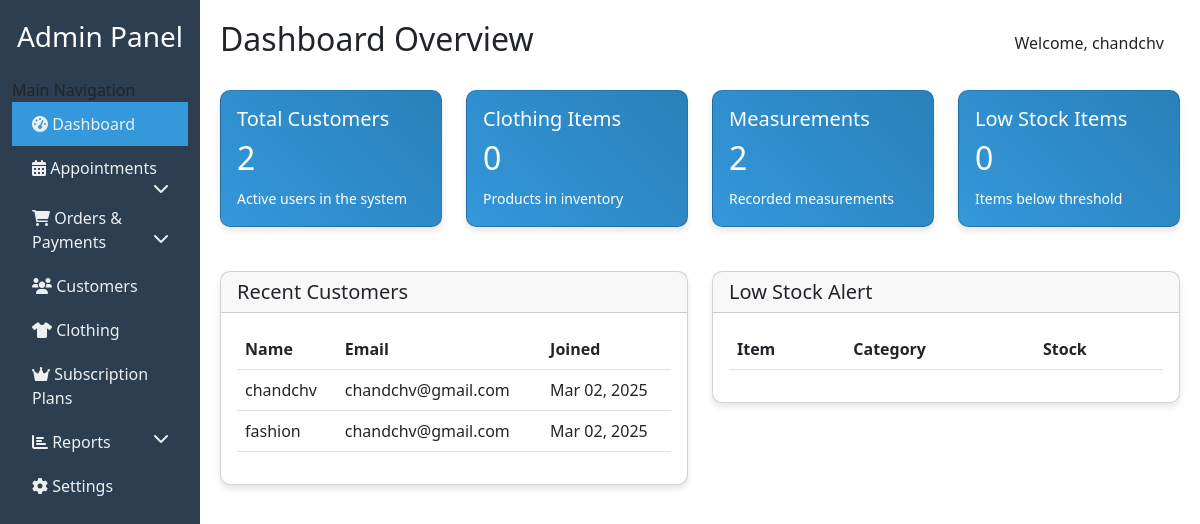
The page /custom-admin/ (signed in) on the database its author committed.
### sub_app/models.py (models this page shows)
class User(AbstractUser):
    print("Setting up User model fields")
    phone = models.CharField(max_length=15, unique=True)
    address = models.TextField()
    preferences = models.TextField(blank=True, null=True)  # Style preferences
    measurements = models.JSONField(default=dict)  # Store measurements in JSON format
    stylist = models.ForeignKey('Stylist', on_delete=models.SET_NULL, null=True, blank=True, related_name='client_users')
    style_quiz_completed = models.BooleanField(default=False)
    style_preferences = models.JSONField(default=dict)  # Store detailed style quiz responses
    shipping_address = models.TextField()
    billing_address = models.TextField(blank=True, null=True)
    email_notifications = models.BooleanField(default=True)
    sms_notifications = models.BooleanField(default=True)

### sub_app/views_admin.py (the view)
# urls.py: path('custom-admin/', views_admin.custom_admin_dashboard, name='custom_admin_dashboard'),
@user_passes_test(is_admin, login_url='login')
def custom_admin_dashboard(request):
    total_customers = User.objects.count()
    total_clothing_items = ClothingItem.objects.count()
    total_measurements = CustomerMeasurement.objects.count()
    low_stock_threshold = 10
    low_stock_items = ClothingItem.objects.filter(stock__lt=low_stock_threshold).count()
    recent_customers = User.objects.order_by('-date_joined')[:5]
    low_stock_items_list = ClothingItem.objects.filter(
        stock__lt=low_stock_threshold
    ).order_by('stock')[:5]
    context = {
        'total_customers': total_customers,
        'total_clothing_items': total_clothing_items,
        'total_measurements': total_measurements,
        'low_stock_items': low_stock_items,
        'recent_customers': recent_customers,
        'low_stock_items_list': low_stock_items_list,
    }
    return render(request, 'admin_dashboard/dashboard.html', context)

### sub_app/views_admin.py (called while the page is built)
def is_admin(user):
    return user.is_authenticated and user.is_staff

### sub_app/templates/admin_dashboard/dashboard.html (shortened to what this page needs)
{% extends "admin_dashboard/base.html" %}
{% block page_title %}Dashboard Overview{% endblock %}
{% block content %}
<div class="row">
    <div class="col-md-3">
        <div class="card dashboard-card stats-card">
            <div class="card-body">
                <h5 class="card-title">Total Customers</h5>
                <h2 class="card-text">{{ total_customers }}</h2>
                <p class="mb-0"><small>Active users in the system</small></p>
            </div>
        </div>
    </div>
    <div class="col-md-3">
        <div class="card dashboard-card stats-card">
            <div class="card-body">
                <h5 class="card-title">Clothing Items</h5>
                <h2 class="card-text">{{ total_clothing_items }}</h2>
                <p class="mb-0"><small>Products in inventory</small></p>
            </div>
        </div>
    </div>
    <div class="col-md-3">
        <div class="card dashboard-card stats-card">
            <div class="card-body">
                <h5 class="card-title">Measurements</h5>
                <h2 class="card-text">{{ total_measurements }}</h2>
                <p class="mb-0"><small>Recorded measurements</small></p>
            </div>
        </div>
    </div>
    <div class="col-md-3">
        <div class="card dashboard-card stats-card">
            <div class="card-body">
                <h5 class="card-title">Low Stock Items</h5>
                <h2 class="card-text">{{ low_stock_items }}</h2>
                <p class="mb-0"><small>Items below threshold</small></p>
            </div>
        </div>
    </div>
</div>
<div class="row mt-4">
    <div class="col-md-6">
        <div class="card dashboard-card">
            <div class="card-header">
                <h5 class="card-title mb-0">Recent Customers</h5>
            </div>
            <div class="card-body">
                <div class="table-responsive">
                    <table class="table">
                        <thead>
                            <tr>
                                <th>Name</th>
                                <th>Email</th>
                                <th>Joined</th>
                            </tr>
                        </thead>
                        <tbody>
                            {% for user in recent_customers %}
                            <tr>
                                <td>{{ user.get_full_name|default:user.username }}</td>
                                <td>{{ user.email }}</td>
                                <td>{{ user.date_joined|date:"M d, Y" }}</td>
                            </tr>
                            {% endfor %}
                        </tbody>
                    </table>
                </div>
            </div>
        </div>
    </div>
    <div class="col-md-6">
        <div class="card dashboard-card">
            <div class="card-header">
                <h5 class="card-title mb-0">Low Stock Alert</h5>
            </div>
            <div class="card-body">
                <div class="table-responsive">
                    <table class="table">
                        <thead>
                            <tr>
                                <th>Item</th>
                                <th>Category</th>
                                <th>Stock</th>
                            </tr>
                        </thead>
                    </table>
                </div>
            </div>
        </div>
    </div>
</div>
{% endblock %}

### sub_app/templates/admin_dashboard/base.html (shortened to what this page needs)
<!DOCTYPE html>
<html lang="en">
<head>
    <link href="https://cdn.jsdelivr.net/npm/bootstrap@5.3.0/dist/css/bootstrap.min.css" rel="stylesheet">
    <link href="https://cdnjs.cloudflare.com/ajax/libs/font-awesome/6.0.0/css/all.min.css" rel="stylesheet">
</head>
<body>
    <div class="container-fluid">
        <div class="row">
            <div class="col-md-2 sidebar">
                <h3 class="text-white text-center mb-4">Admin Panel</h3>
                <div class="sidebar-heading">
                    Main Navigation
                </div>
                <ul class="nav flex-column">
                    <li class="nav-item">
                        <a class="nav-link {% if request.resolver_match.url_name == 'custom_admin_dashboard' %}active{% endif %}"
                           href="{% url 'custom_admin_dashboard' %}">
                            <i class="fas fa-tachometer-alt"></i> Dashboard
                        </a>
                    </li>
                    <li class="nav-item">
                        <a class="nav-link {% if 'appointment' in request.path %}active{% endif %}"
                           href="#appointmentSubmenu" data-bs-toggle="collapse">
                            <i class="fas fa-calendar-alt"></i> Appointments
                            <i class="fas fa-chevron-down float-end"></i>
                        </a>
                    </li>
                    <li class="nav-item">
                        <a class="nav-link {% if 'order' in request.path or 'payment' in request.path %}active{% endif %}"
                           href="#orderSubmenu" data-bs-toggle="collapse">
                            <i class="fas fa-shopping-cart"></i> Orders & Payments
                            <i class="fas fa-chevron-down float-end"></i>
                        </a>
                    </li>
                    <li class="nav-item">
                        <a class="nav-link {% if request.resolver_match.url_name == 'custom_admin_customers' %}active{% endif %}"
                           href="{% url 'custom_admin_customers' %}">
                            <i class="fas fa-users"></i> Customers
                        </a>
                    </li>
                    <li class="nav-item">
                        <a class="nav-link {% if request.resolver_match.url_name == 'custom_admin_clothing' %}active{% endif %}"
                           href="{% url 'custom_admin_clothing' %}">
                            <i class="fas fa-tshirt"></i> Clothing
                        </a>
                    </li>
                    <li class="nav-item">
                        <a class="nav-link {% if 'plans' in request.path %}active{% endif %}"
                           href="{% url 'subscription_plans' %}">
                            <i class="fas fa-crown"></i> Subscription Plans
                        </a>
                    </li>
                    <li class="nav-item">
                        <a class="nav-link" href="#reportsSubmenu" data-bs-toggle="collapse">
                            <i class="fas fa-chart-bar"></i> Reports
                            <i class="fas fa-chevron-down float-end"></i>
                        </a>
                    </li>
                    <li class="nav-item">
                        <a class="nav-link" href="#">
                            <i class="fas fa-cog"></i> Settings
                        </a>
                    </li>
                </ul>
            </div>
            <div class="col-md-10 main-content">
                <div class="d-flex justify-content-between align-items-center mb-4">
                    <h2>{% block page_title %}Dashboard{% endblock %}</h2>
                    <div class="user-info">
                        <span class="me-3">Welcome, {{ request.user.username }}</span>
                    </div>
                </div>
                {% block content %}{% endblock %}
            </div>
        </div>
    </div>
</body>
</html>

### sub_app/templates/admin_dashboard/base.html (style rules this page uses)
.sidebar { min-height: 100vh; background-color: #2c3e50; padding-top: 20px; }
.sidebar a { color: #ecf0f1; text-decoration: none; padding: 10px 20px; display: block; }
.sidebar .active { background-color: #3498db; }
.main-content { padding: 20px; }
.dashboard-card { border-radius: 10px; box-shadow: 0 4px 6px rgba(0, 0, 0, 0.1); margin-bottom: 20px; }
.stats-card { background: linear-gradient(45deg, #3498db, #2980b9); color: white; }

### rows shown on the page
User: user.username "chandchv", get_full_name "chandchv", email "chandchv@gmail.com", date_joined "Mar 02, 2025"
User: get_full_name "fashion", email "chandchv@gmail.com", date_joined "Mar 02, 2025"

### other values the page prints
{{ total_customers }} "2"
{{ total_clothing_items }} "0"
{{ total_measurements }} "2"
{{ low_stock_items }} "0"
